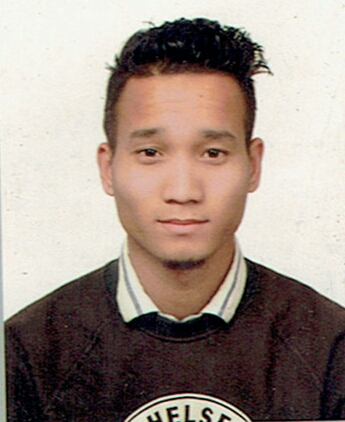
#> input picture test.jpg, 345 x 422 px
$ python image2pencil.py
#> lines starting #> are read from the running program, lines starting #| are printed output that depends on the picture
import cv2
from cv2 import invert
from cv2 import blur
image1=cv2.imread('./test.jpg')
#> image1 is the input picture: shape (422, 345, 3); mean B, G, R 135.5, 144.6, 159.4
window_name1='original image'
# Displaying the original image
cv2.imshow(window_name1,image1)
# Convert the image from one color space to another
grey_img=cv2.cvtColor(image1,cv2.COLOR_BGR2GRAY)
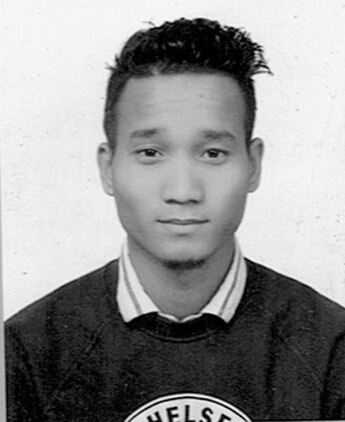
#> grey_img: shape (422, 345); min 0, max 251, mean 148
invert=cv2.bitwise_not(grey_img)
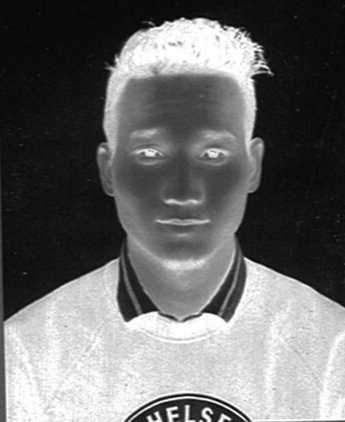
#> invert: shape (422, 345); min 4, max 255, mean 107
# Image smoothing
blur=cv2.GaussianBlur(invert,(21,21),0)
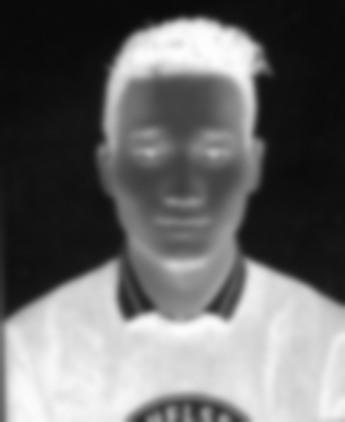
#> blur: shape (422, 345); min 9, max 254, mean 107
invertedblur=cv2.bitwise_not(blur)
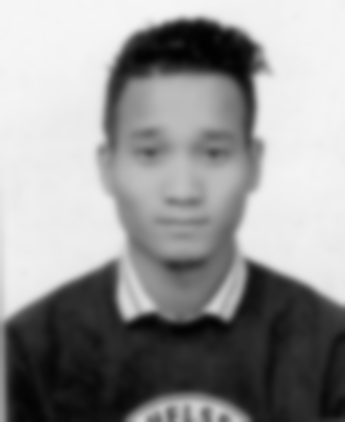
#> invertedblur: shape (422, 345); min 1, max 246, mean 148
sketch=cv2.divide(grey_img,invertedblur,scale=256.0)
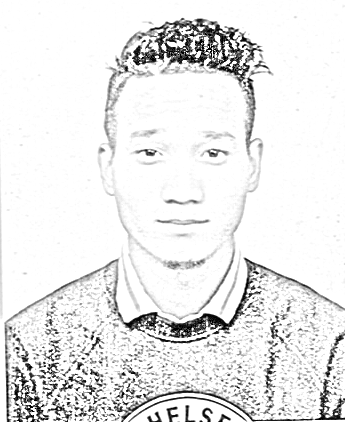
#> sketch: shape (422, 345); min 0, max 255, mean 233.3
cv2.imwrite('./sketch.jpg',sketch)
image2=cv2.imread("./sketch.jpg")
#> image2: shape (422, 345, 3); min 0, max 255, mean 233.1
window_name='Sketch-image'
cv2.imshow(window_name,image2)
cv2.waitKey(0)
cv2.destroyAllWindows()
